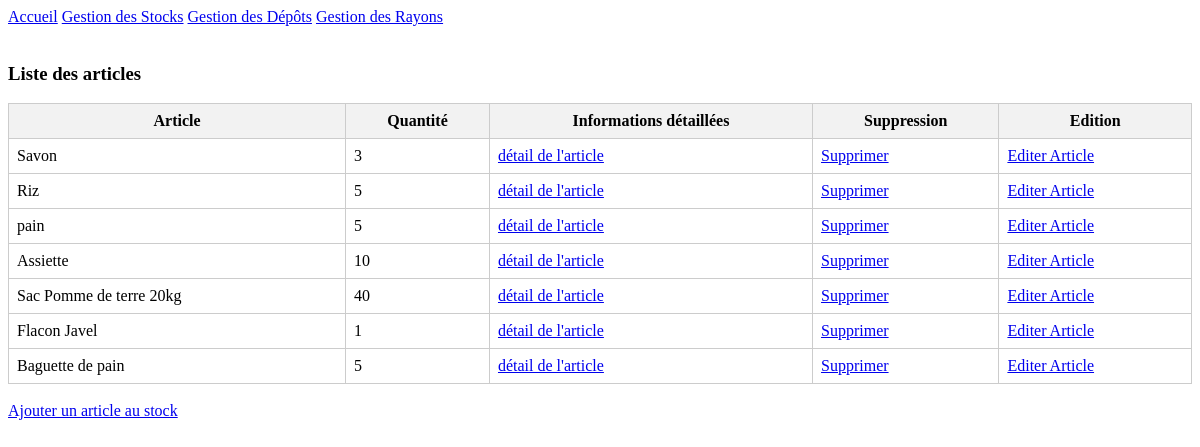
/gestion-stock/, run on an earlier commit of the app's database.
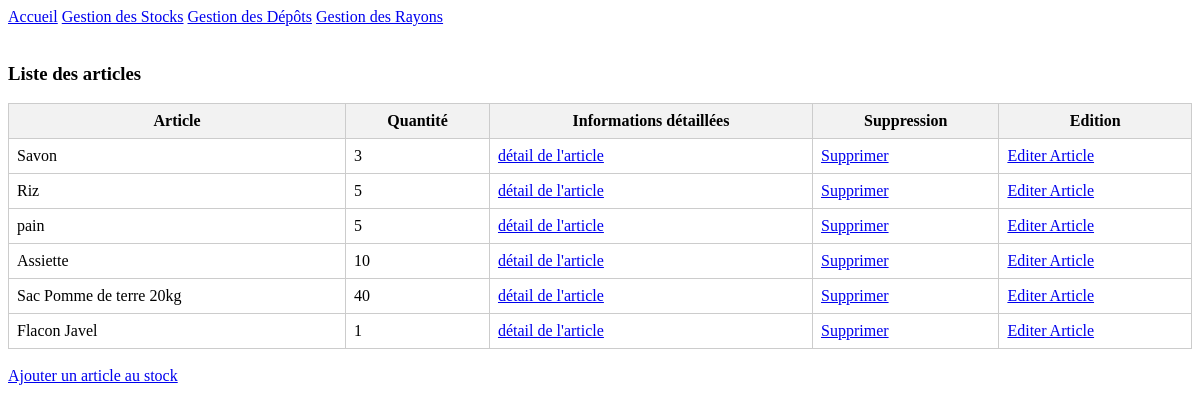
And on a later commit of the database.
### GestionStock/models.py (models this page shows, shortened)
class Article(models.Model):
    class Type(models.TextChoices):
        Alimentaire = 'ALIM'
        Menage = 'MEN'
        Electromenager = 'ELEC'
    no_article = models.AutoField(primary_key=True)
    nom_article = models.CharField(max_length=100)
    quantite = models.IntegerField()
    genre = models.fields.CharField(choices=Type.choices, max_length=5)
    no_rayon = models.ManyToManyField(Rayon)

### GestionStock/views.py (the view)
# urls.py: path('gestion-stock/', views.afficher_articles, name='gestion-stock'),
def afficher_articles(request):
    articles = Article.objects.all()
    return render(request,
                  'afficher_articles.html',
                  {'articles': articles})

### GestionStock/templates/afficher_articles.html (shortened to what this page needs)
{% load static %}
<!DOCTYPE html>
<html lang="en">
<head>
    <link rel="stylesheet" href="{% static '/styles.css' %}" />
</head>
<body>
    {% include 'navbar.html' %}
    <br>
    <h3>Liste des articles</h3>
    <table>
        <thead>
            <tr>
                <th>Article</th>
                <th>Quantité</th>
                <th>Informations détaillées</th>
                <th>Suppression</th>
                <th>Edition</th>
            </tr>
        </thead>
        <tbody>
            {% for article in articles %}
            <tr>
                <td>{{ article.nom_article }}</td>
                <td>{{ article.quantite }}</td>
                <td><a href="{% url 'article-detail' article.no_article %}">détail de l'article</a></td>
                <td><a href="{% url 'supprimer-article' article.no_article %}">Supprimer</a></td>
                <td><a href="{% url 'editer-article' article.no_article%}">Editer Article</a></td>
            </tr>
            {% endfor %}
        </tbody>
    </table>
<br>
<a href="{% url 'ajouter-article' %}">Ajouter un article au stock</a>
</body>
</html>

What changed in the data, as far as the page shows it:
removed Article: nom_article "Baguette de pain", quantite "5"
